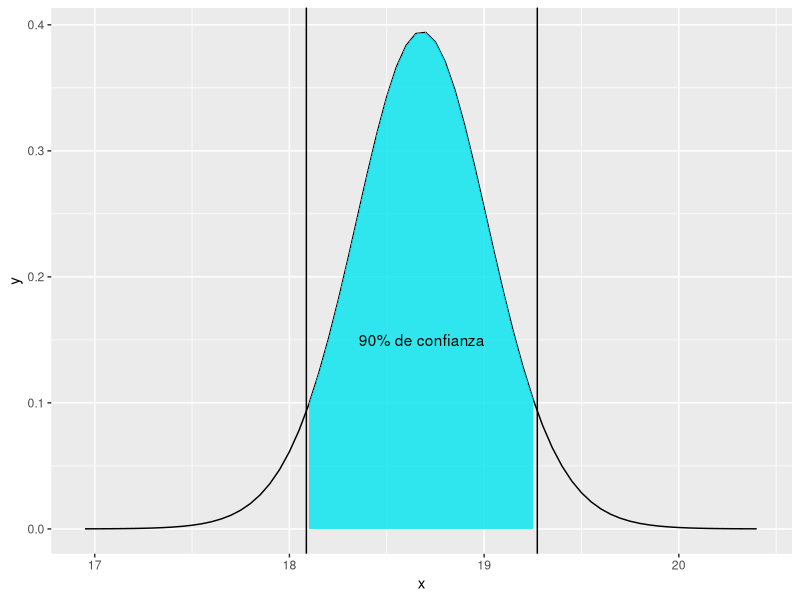
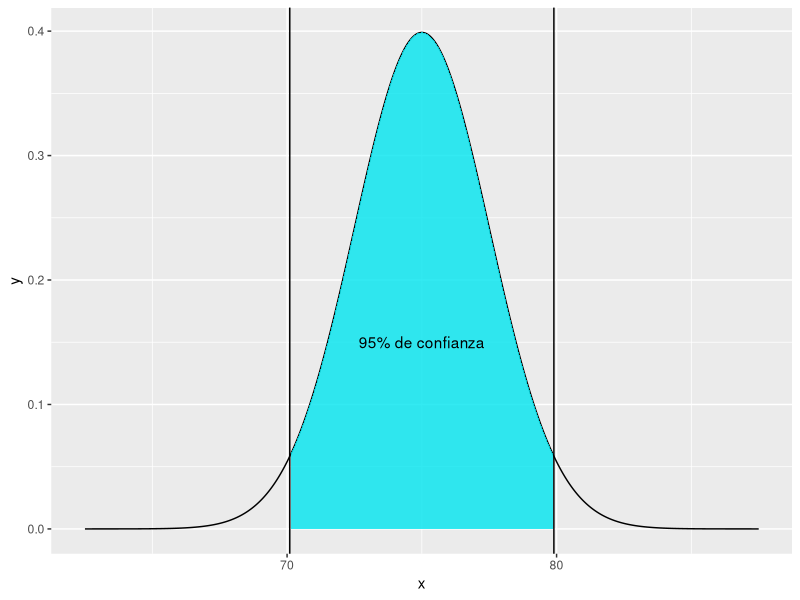
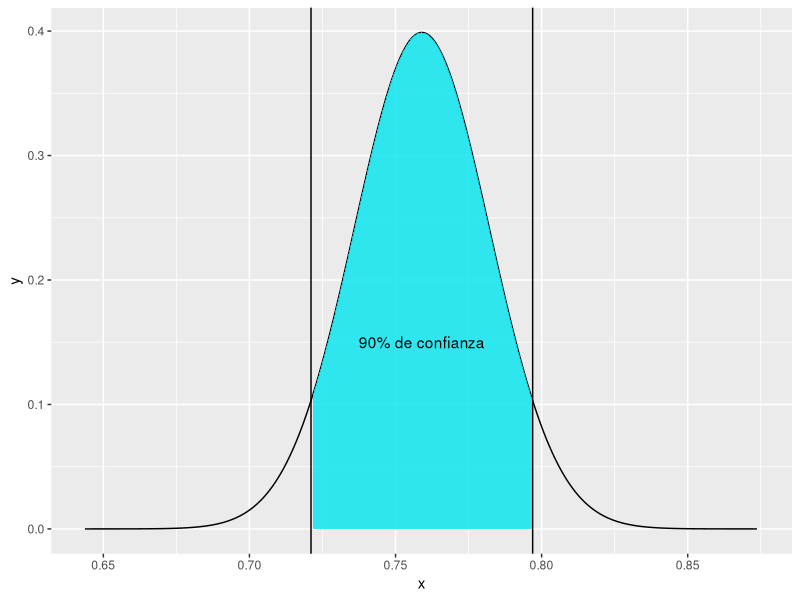

Write the R code that produced these figures, in order.

intervalos <- function(media, proporcion, dt, n, confianza, estadistico = "media", CONOCIDA=TRUE){

  library(ggplot2)
  library(gridExtra)

  if(estadistico == "media"){
    
    if(CONOCIDA == TRUE){
# Intervalos de confianza para la media muestral cuando la varianza es conocida

confianza2 <- (1-confianza)/2

tabla <- qnorm(p = confianza2, lower.tail = FALSE)

ME <- tabla*(dt/sqrt(n))

LI <- media - ME
LS <- media + ME 

# Datos para el grafico

# Creamos dos vectores, uno con los datos de la variable (empleo un vector que va desde la media menos 5 veces la desviación típica muestral hasta la media mas 5 veces la desviación típica muestral)

lim_inf_graf <- media - 5*(dt / sqrt(n))
lim_sup_graf <- media + 5*(dt / sqrt(n))

x <- seq(from = lim_inf_graf, to = lim_sup_graf, by = 0.05 )

# Creamos la distribución normal estándar basados en los datos creados en el paso anterior
y <- dnorm((x - media) / (dt / sqrt(n)))

# Juntamos ambos vectores y hacemos una tabla (data frame). La libreria ggplot solo toma como argumentos arreglos tabulates de este tipo
df_dist <- data.frame(x=x, y=y)

    } else {

# Intervalos de confianza para la media muestral cuando la varianza es desconocida

gl <- n - 1

confianza2 <- (1-confianza)/2

tabla <- qt(p = confianza2, df = gl, lower.tail = FALSE)

ME <- tabla*(dt/sqrt(n))

LI <- media - ME
LS <- media + ME

# Datos para el grafico

# Creamos dos vectores, uno con los datos de la variable (empleo un vector que va desde la media menos 5 veces la desviación típica muestral hasta la media mas 5 veces la desviación típica muestral)

lim_inf_graf <- media - 5*(dt / sqrt(n))
lim_sup_graf <- media + 5*(dt / sqrt(n))

x <- seq(from = lim_inf_graf, to = lim_sup_graf, by = 0.05 )

# Creamos la distribución normal estándar basados en los datos creados en el paso anterior
y <- dt((x - media) / (dt / sqrt(n)), df = gl)

# Juntamos ambos vectores y hacemos una tabla (data frame). La libreria ggplot solo toma como argumentos arreglos tabulates de este tipo
df_dist <- data.frame(x=x, y=y)


    }
    
    p_int <-  ggplot(df_dist, aes(x = x, y = y)) +
      geom_line()  +
      geom_vline(xintercept = LI) +
      geom_vline(xintercept = LS) +
      geom_area(mapping = aes(ifelse(x>LI & x<LS,x,0)), fill = "turquoise2", alpha = 0.8) +
      xlim(lim_inf_graf,lim_sup_graf) +
      annotate("text", x = media, y = 0.15, label = paste0(as.character(confianza*100), "% de confianza"))
    
  }
  

  if(estadistico == "proporcion"){
# Intervalos de confianza para la proporcion muestral

dt <- sqrt((proporcion*(1-proporcion))/n)

confianza2 <- (1-confianza)/2

tabla <- qnorm(p = confianza2, lower.tail = FALSE)

ME <- tabla*dt

LI <- proporcion - ME
LS <- proporcion + ME

# Datos para el grafico

# Creamos dos vectores, uno con los datos de la variable (empleo un vector que va desde la media menos 5 veces la desviación típica muestral hasta la media mas 5 veces la desviación típica muestral)

lim_inf_graf <- proporcion - 5*dt
lim_sup_graf <- proporcion + 5*dt

x <- seq(from = lim_inf_graf, to = lim_sup_graf, by = 0.001 )

# Creamos la distribución normal estándar basados en los datos creados en el paso anterior
y <- dnorm((x - proporcion) / dt)

# Juntamos ambos vectores y hacemos una tabla (data frame). La libreria ggplot solo toma como argumentos arreglos tabulates de este tipo
df_dist <- data.frame(x=x, y=y)

p_int <-  ggplot(df_dist, aes(x = x, y = y)) +
  geom_line()  +
  geom_vline(xintercept = LI) +
  geom_vline(xintercept = LS) +
  geom_area(mapping = aes(ifelse(x>LI & x<LS,x,0)), fill = "turquoise2", alpha = 0.8) +
  xlim(lim_inf_graf,lim_sup_graf) +
  annotate("text", x = proporcion, y = 0.15, label = paste0(as.character(confianza*100), "% de confianza"))


  }
  
  tablon <- data.frame(
    "Concepto" = c("Nivel de confianza", "Margen de error", "Limite inferior", "Limite superior", "Estadístico"),
    "Datos"=c(confianza, ME, LI, LS, ifelse(estadistico == "proporcion", proporcion, media))
  )
  
  
  tablon$Datos <-  round(tablon$Datos, digits = 4)
  rownames(tablon) <- tablon[,1]
  tablon[,1] <- NULL
  colnames(tablon) <- ""
  
    
  return(list(Resumen =tablon,p_int))

}

# Ejemplo 7.4
intervalos(media = 18.68, dt = 1.69526, n = 24, CONOCIDA = FALSE, confianza = .9, estadistico = "media")
# Ejemplo 7.3
intervalos(media = 75, dt = 20,n = 64, CONOCIDA = TRUE, confianza = .95, estadistico = "media")
# Ejemplo 7.6
intervalos(proporcion = 0.759, n = 344, confianza = .9, estadistico = "proporcion")


